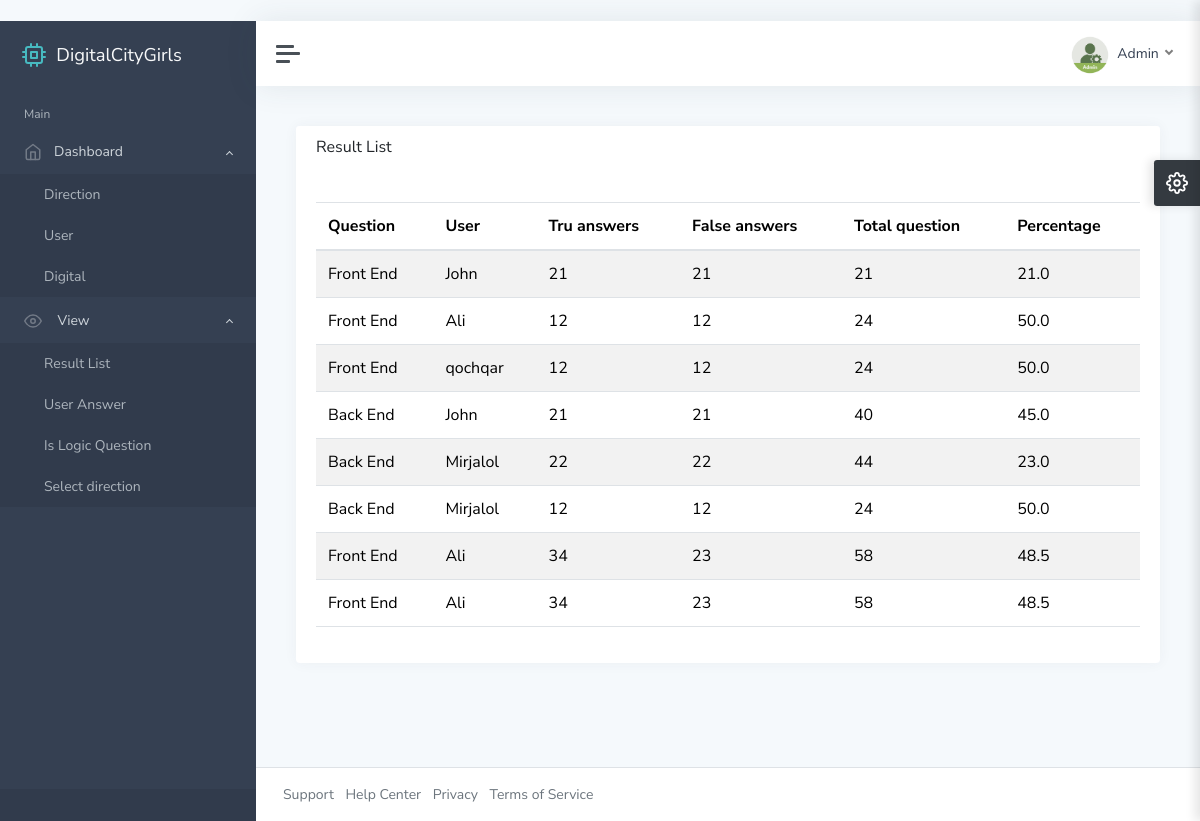
/ad/result-list/ (signed in), run on the app's committed database.
### main/models.py (models this page shows, shortened)
class Result(models.Model):
    question = models.ForeignKey(Direction, on_delete=models.CASCADE)
    user = models.ForeignKey(User, on_delete=models.CASCADE)
    tru_answers = models.IntegerField()
    false_answers = models.IntegerField()
    total_question = models.IntegerField()
    percentage = models.FloatField()

class Direction(models.Model):
    photo = models.ImageField()
    name = models.CharField(max_length=255)
    time = models.DurationField(default=0)
    question_count = models.PositiveIntegerField()
    is_logic = models.BooleanField(default=False)
    def __str__(self):
        return self.name

class User(models.Model):
    fullname = models.CharField(max_length=255)
    phone = models.PositiveIntegerField()
    direction = models.ForeignKey(Direction, on_delete=models.CASCADE)
    def __str__(self):
        return self.fullname

### adminstrator/views.py (the view)
# urls.py: path("result-list/", result_list_view, name='result-list'),
@login_required
def result_list_view(request):
    context = {
        "result": Result.objects.all(),
        "user": User.objects.all(),
        "question": Question.objects.all(),
    }
    return render(request, "result-list.html", context)

### template/result-list.html (shortened to what this page needs)
﻿{% extends 'base.html' %}
{% load static %}
{% block content %}
			<main class="content">
				<div class="container-fluid p-0">
					<div class="row">
						<div class="col-12 col-xl-12">
							<div class="card">
								<div class="card-header">
									<h5 class="card-title">Result List</h5>
								</div>
								<div class="card-body">
									<table id="datatables-basic" class="table table-striped" style="width:100%">
										<thead>
											<tr>
												<th>Question</th>
												<th>User</th>
												<th>Tru answers</th>
												<th>False answers</th>
												<th>Total question</th>
												<th>Percentage</th>
											</tr>
										</thead>
										<tbody>
										{% for i in result %}
											<tr>
												<td>{{ i.question}}</td>
												<td>{{ i.user }}</td>
												<td>{{ i.tru_answers }}</td>
												<td>{{ i.false_answers }}</td>
												<td>{{ i.total_question }}</td>
												<td>{{ i.percentage }}</td>
											</tr>
										{% endfor %}
										</tbody>
									</table>
								</div>
							</div>
						</div>
					</div>
				</div>
			</main>
{% endblock content %}

### template/base.html (style rules this page uses)
body { opacity: 0; }

### data on the page
Result: question "Front End", user "John", tru_answers "21", false_answers "21", total_question "21", percentage "21.0"
Result: question "Front End", user "Ali", tru_answers "12", false_answers "12", total_question "24", percentage "50.0"
Result: question "Front End", user "qochqar", tru_answers "12", false_answers "12", total_question "24", percentage "50.0"
Result: question "Back End", user "John", tru_answers "21", false_answers "21", total_question "40", percentage "45.0"
Result: question "Back End", user "Mirjalol", tru_answers "22", false_answers "22", total_question "44", percentage "23.0"
Result: question "Back End", user "Mirjalol", tru_answers "12", false_answers "12", total_question "24", percentage "50.0"
Result: question "Front End", user "Ali", tru_answers "34", false_answers "23", total_question "58", percentage "48.5"
Result: question "Front End", user "Ali", tru_answers "34", false_answers "23", total_question "58", percentage "48.5"
